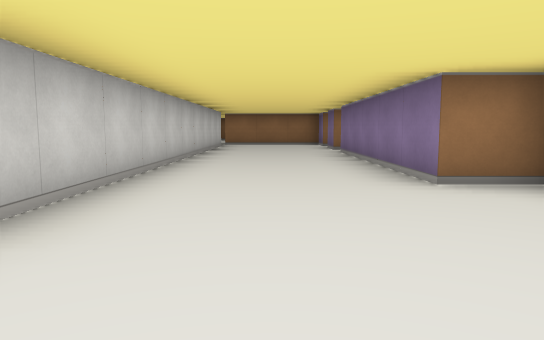
[1] (above)

19 first-person views from a walk through a cub3D ray-caster map. The camera is about half as high as the walls, tilts 6° down and sees 70° across. The floor is counted in squares. Each view is taken from the middle of a square. On the plan, view 1 faces up. The plan holds only what a view shows up to about 9 squares ahead; the rest is blank.

[2]
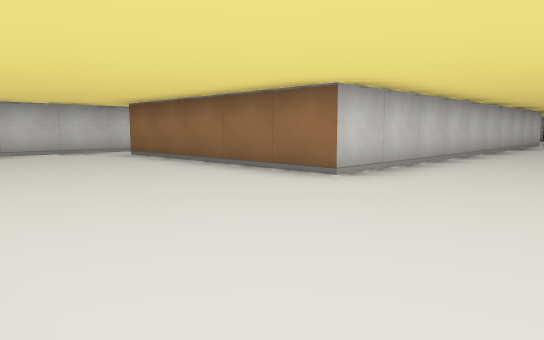

[3]
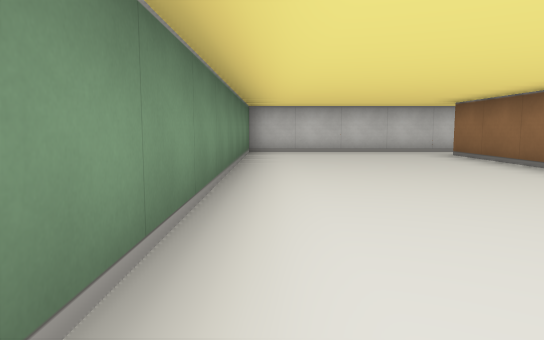

[4]
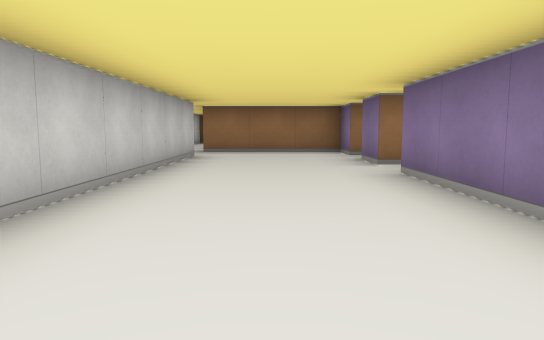

[5]
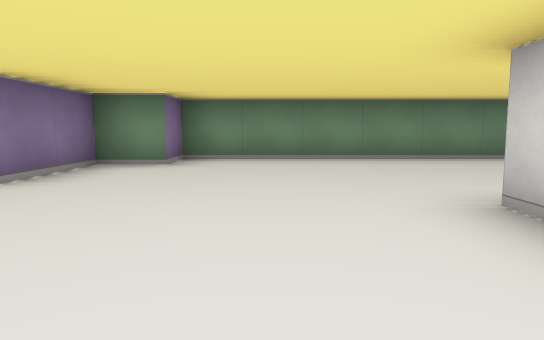

[6]
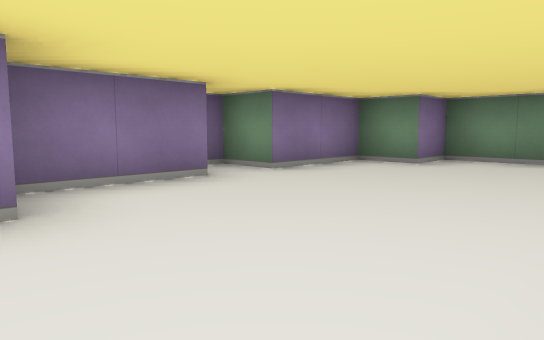

[7]
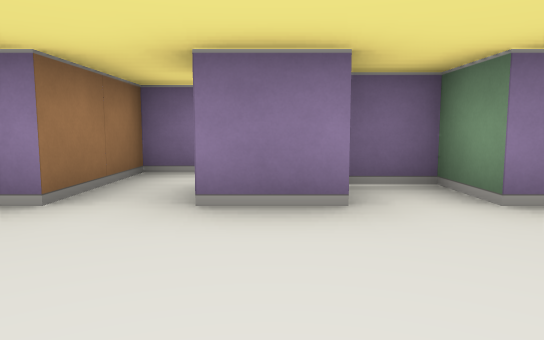

[8]
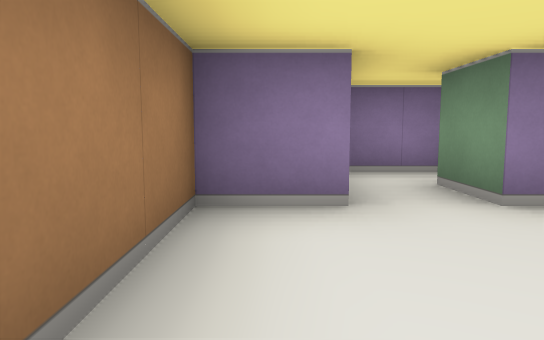

[9]
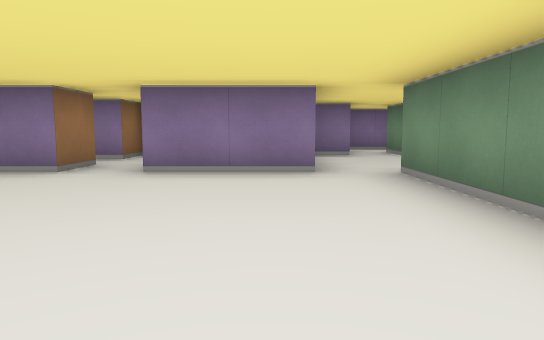

[10]
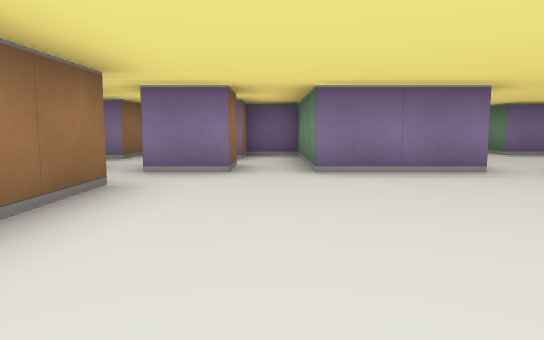

[11]
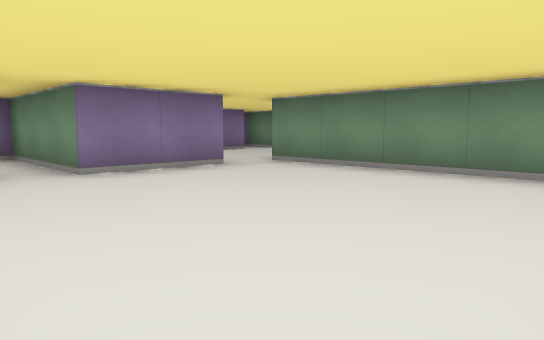

[12]
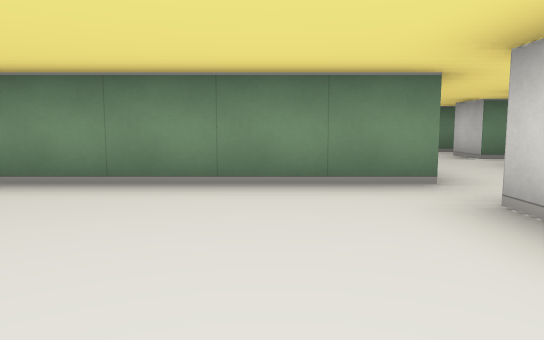

[13]
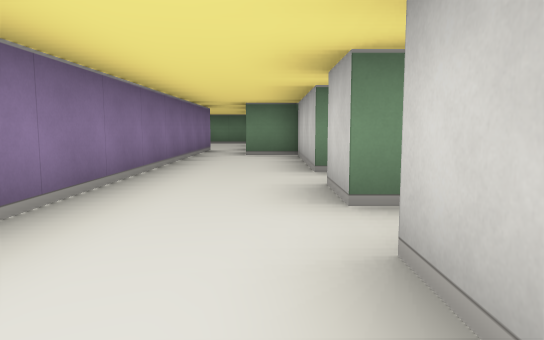

[14]
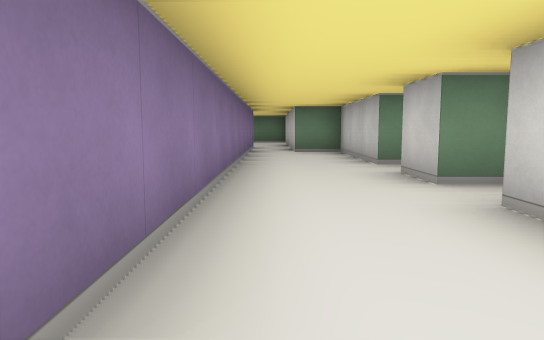

[15]
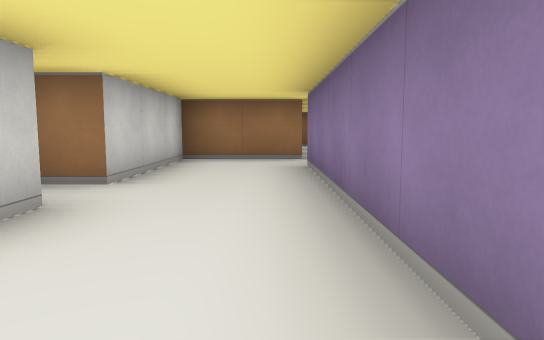

[16]
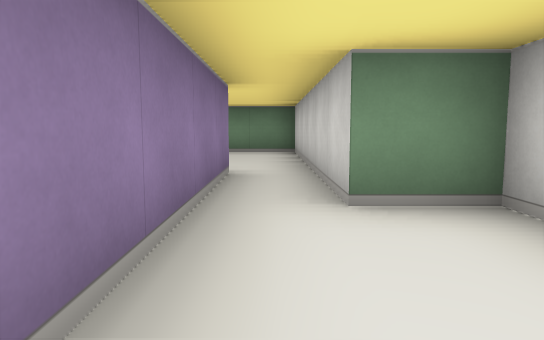

[17]
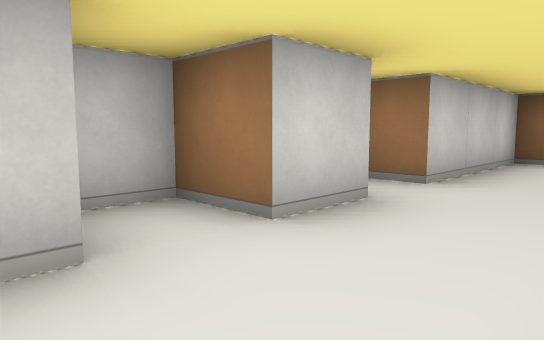

[18]
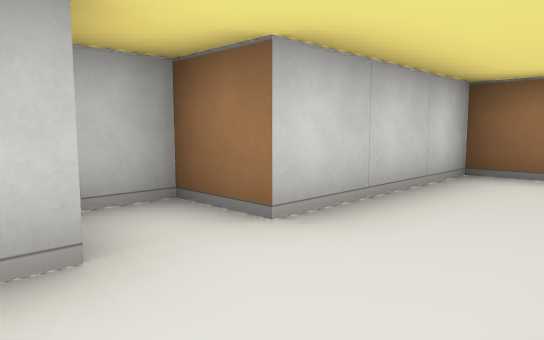

[19]
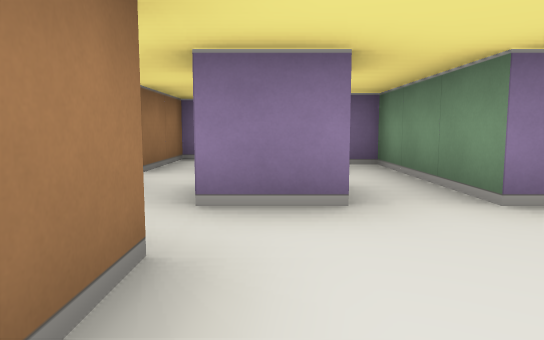

### Floor plan
Ten units are one square. View 1 is at (0, 0); x grows to the right and y downward. Boxes are objects, and circles mark ways between rooms. Rooms are numbered by the first view taken in them; rooms with no view inside come last. Other rooms are left out.
<svg viewBox="-100 -185 140 215">
<path fill="none" stroke="#000" d="M25 -14 25 -35 15 -35 15 -85 25 -85 25 -94M-75 -35 -75 25 15 25 15 15 25 15 25 -5 35 -5 35 -9M15 -94 15 -105 25 -105M35 -100 35 -115 15 -115 15 -125 -15 -125M-15 -115 -15 -15 -65 -15 -65 -35M-25 -165 -40 -165M-5 -155 -15 -155 -15 -165M-15 -125 -15 -145 15 -145 15 -155 5 -155 5 -160M-65 -130 -65 -125M-55 -115 -15 -115M25 -175 5 -175M-91 -85 -85 -85 -85 -75 -95 -75 -95 -68M-90 -65 -85 -65 -85 -35 -75 -35M-65 -35 -65 -115 -55 -115M-65 -125 -85 -125 -85 -95 -95 -95 -95 -88"/>
<circle cx="-20" cy="-120" r="3" fill="#2a7"/>
<circle cx="-70" cy="-40" r="3" fill="#2a7"/>
<circle cx="-60" cy="-120" r="3" fill="#2a7"/>
<text x="-10" y="-30">1</text>
<text x="-30" y="-150">2</text>
<text x="-80" y="-80">3</text>
</svg>
Room 1 opens to room 2. Room 1 opens to room 3. Room 2 opens to room 3.

Where each view was taken, in squares from view 1:
view 1: 0 up, 0 right, facing up
view 2: 2 down, 1 right, facing up-left
view 3: 2 down, 1 right, facing left
view 4: 4 up, 0 right, facing up
view 5: 4 up, 0 right, facing down
view 6: 4 up, 1 left, facing down-right
view 7: 10 up, 1 left, facing right
view 8: 12 up, 1 left, facing right
view 9: 13 up, 6 left, facing right
view 10: 15 up, 6 left, facing right
view 11: 16 up, 6 left, facing down-right
view 12: 15 up, 5 left, facing down
view 13: 11 up, 8 left, facing down
view 14: 12 up, 7 left, facing down
view 15: 6 up, 7 left, facing up
view 16: 6 up, 7 left, facing down
view 17: 6 up, 7 left, facing up-left
view 18: 8 up, 7 left, facing up-left
view 19: 16 up, 4 left, facing right
